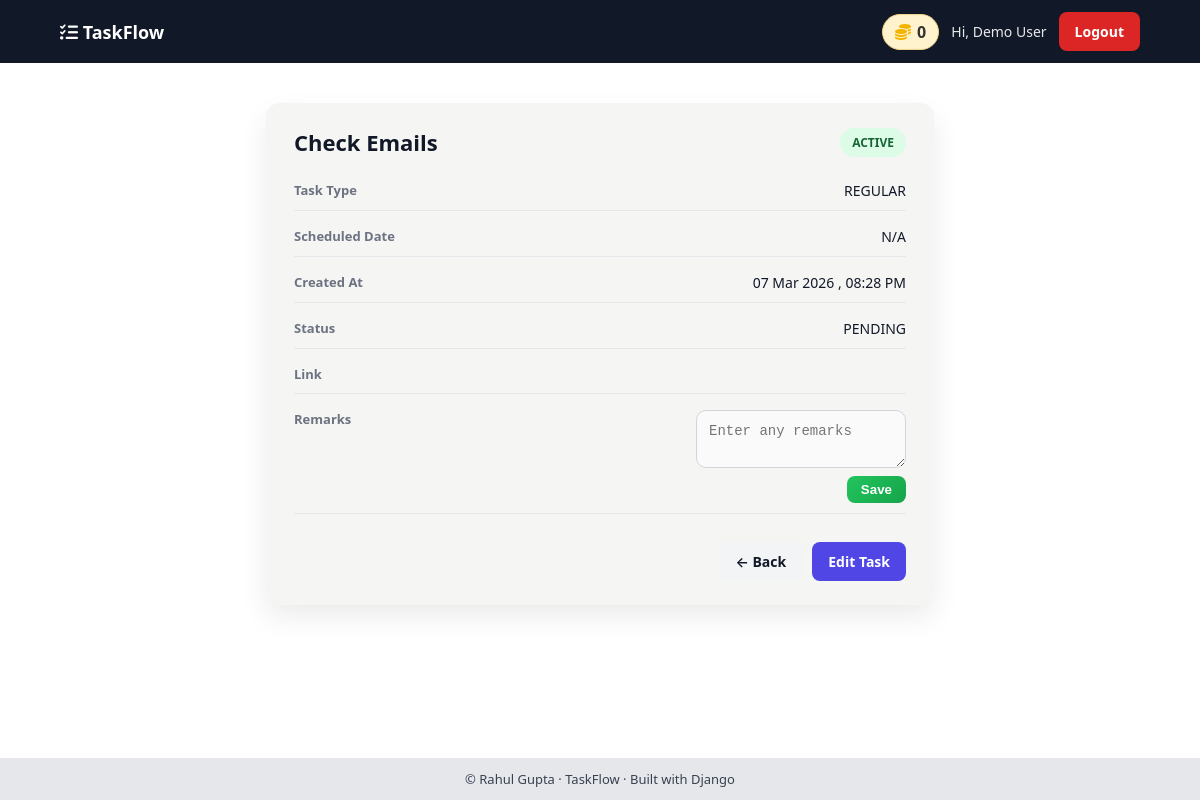
/task/details/6/?from=dashboard (signed in), run on the app's committed database.
### TODO/models.py (models this page shows, shortened)
class CoinWallet(models.Model):
    user = models.OneToOneField(settings.AUTH_USER_MODEL, on_delete=models.CASCADE)
    balance = models.PositiveIntegerField(default=0)

class TaskInstance(models.Model):
    PENDING = "PENDING"
    DONE = "DONE"
    FORWARDED = "FORWARDED"
    STATUS_CHOICES = [
        (PENDING, "Pending"),
        (DONE, "Done"),
        (FORWARDED, "Forwarded"),
    ]
    task = models.ForeignKey(Task, on_delete=models.CASCADE, related_name="instances")
    user = models.ForeignKey(
        settings.AUTH_USER_MODEL,
        on_delete=models.CASCADE,
        related_name="task_instances",
    )
    date = models.DateField()
    status = models.CharField(max_length=10, choices=STATUS_CHOICES, default=PENDING)
    created_at = models.DateTimeField(auto_now_add=True)
    is_deleted = models.BooleanField(default=False)
    deleted_at = models.DateTimeField(null=True, blank=True)
    remarks = models.TextField(blank=True, null=True, default=None)
    class Meta:
        unique_together = ("task", "date")

class Task(models.Model):
    TODAY = "TODAY"
    FUTURE = "FUTURE"
    REGULAR = "REGULAR"
    TASK_TYPE_CHOICES = [
        (TODAY, "Today"),
        (FUTURE, "Future"),
        (REGULAR, "Regular"),
    ]
    user = models.ForeignKey(
        settings.AUTH_USER_MODEL, on_delete=models.CASCADE, related_name="tasks"
    )
    title = models.CharField(max_length=255)
    task_type = models.CharField(
        max_length=10, choices=TASK_TYPE_CHOICES, default=TODAY
    )
    start_date = models.DateField(
        null=True, blank=True, help_text="Used only for future tasks"
    )
    link = models.URLField(blank=True, null=True)
    startTime = models.TimeField(blank=True, null=True)
    endTime = models.TimeField(blank=True, null=True)
    is_active = models.BooleanField(default=True)
    created_at = models.DateTimeField(auto_now_add=True)
    is_deleted = models.BooleanField(default=False)

### TODO/views.py (the view)
# urls.py: path("task/details/<int:pk>/", views.task_details_view, name="task_details"),
@login_required(login_url="user_login")
def task_details_view(request, pk):
    task = get_object_or_404(
        TaskInstance.objects.select_related("task"), id=pk, user=request.user
    )
    if request.method == "POST":
        remark = request.POST.get("remarks")
        task.remarks = remark
        task.save()
    source = request.GET.get("from")
    return render(request, "task_details.html", {"task": task, "source": source})

### TODO/templates/task_details.html (shortened to what this page needs)
{% extends "base.html" %}
{% load static %}
{% block css %}
    <link rel="stylesheet" href="{% static 'css/task_details.css' %}">
{% endblock css %}
{% block content %}
    <div class="task-detail-container">
        <div class="task-card {{ task.status | lower }}">
            <div class="task-header">
                <h2>{{ task.task.title|capfirst }}</h2>
                {% if task.is_deleted %}
                    <span class="badge deleted">Deleted</span>
                {% else %}
                    <span class="badge active">Active</span>
                {% endif %}
            </div>
            <div class="task-info">
                <div class="info-row">
                    <span class="label">Task Type</span>
                    <span class="value">
                        {% if task.task.task_type == "FUTURE" %}
                            Scheduled
                        {% else %}
                            {{ task.task.task_type }}
                        {% endif %}
                    </span>
                </div>
                <div class="info-row">
                    <span class="label">Scheduled Date</span>
                    <span class="value">
                        {% if task.task.start_date %}
                            {{ task.task.start_date|date:"d M Y" }}
                        {% else %}
                            N/A
                        {% endif %}
                    </span>
                </div>
                <div class="info-row">
                    <span class="label">Created At</span>
                    <span class="value">{{ task.task.created_at|date:"d M Y , h:i A" }}</span>
                </div>
                <div class="info-row ">
                    <span class="label">Status</span>
                    <span class="value">{{ task.status }}</span>
                </div>
                <div class="info-row ">
                    <span class="label">Link</span>
                </div>
                <div class="info-row">
                    <span class="label">Remarks</span>
                    <span class="value">
                        <form method="post" class="remarks-form">
                            <textarea name="remarks" id="remarks" placeholder="Enter any remarks">{{ task.remarks|default_if_none:"" }}</textarea>
                            {% if source == "dashboard" %}
                                <div class="remarks-actions">
                                    <button type="submit" class="save-btn">Save</button>
                                </div>
                            {% endif %}
                        </form>
                    </span>
                </div>
            </div>
            <div class="task-actions">
                <div class="right-actions">
                    <a href="{% if source %}javascript:history.back(){% else %}/{% endif %}"
                       class="btn secondary">← Back</a>
                    {% if source == "dashboard" and task.status != "DONE" %}
                        <a href="{% url 'update_task' task.task.id %}" class="btn primary">Edit Task</a>
                    {% endif %}
                </div>
            </div>
        </div>
    </div>
{% endblock content %}

### templates/base.html (shortened to what this page needs)
{% load static %}
<!DOCTYPE html>
<html lang="en">
    <head>
        <link rel="stylesheet" href="{% static 'css/base.css' %}">
        <link rel="stylesheet"
              href="https://cdnjs.cloudflare.com/ajax/libs/font-awesome/6.5.0/css/all.min.css">
        {% block css %}{% endblock %}
    </head>
    <body>
        <nav class="navbar">
            <div class="nav-inner">
                <a href="{% url 'dashboard' %}" class="logo">
                    <i class="fa-solid fa-list-check"></i> TaskFlow
                </a>
                {% if user.is_authenticated %}
                    <div class="nav-right">
                        <a href="{% url 'coins_page' %}" class="coins-box">
                            <i class="fa-solid fa-coins"></i>
                            <span>{{ user.coinwallet.balance }}</span>
                        </a>
                        <span class="username">
                            Hi, <a href="{% url 'user_profile_view' %}">{{ user.first_name|default:user.username }} {{ user.last_name }}</a>
                        </span>
                        <a href="{% url 'user_logout' %}" class="btn btn-danger">Logout</a>
                    </div>
                {% endif %}
            </div>
        </nav>
        <main class="main-wrapper">
            <div class="container">
                {% block content %}{% endblock %}
            </div>
        </main>
        <footer class="footer">
            <p>© {{ now|date:"Y" }} Rahul Gupta · TaskFlow · Built with Django</p>
        </footer>
    </body>
</html>

### static/css/base.css (style rules this page uses)
* { margin: 0; padding: 0; box-sizing: border-box; }
body { font-family: system-ui, -apple-system, BlinkMacSystemFont, sans-serif; background: #ffffff; color: #111827; min-height: 100vh; display: flex; flex-direction: column; }
.navbar { background: #111827; color: white; position: sticky; top: 0; z-index: 1000; }
.nav-inner { max-width: 1200px; width: 90%; margin: auto; padding: 12px 0; display: flex; justify-content: space-between; align-items: center; }
.logo { color: white; text-decoration: none; font-size: 18px; font-weight: 600; }
.nav-right { display: flex; align-items: center; gap: 12px; }
.username { font-size: 14px; opacity: 0.9; }
.username a { text-decoration: none; color: white; }
.btn { padding: 6px 12px; border-radius: 6px; font-size: 14px; text-decoration: none; }
.btn-danger { background: #dc2626; color: white; }
.main-wrapper { flex: 1; padding: 0px 0; }
.container { width: 95%; margin: auto; }
.footer { background: #e5e7eb; text-align: center; padding: 12px; font-size: 13px; color: #374151; }
.coins-box { display:flex; align-items:center; gap:6px; background:#fff3cd; padding:6px 12px; border-radius:20px; font-weight:600; text-decoration:none; color:#333; border:1px solid #f1d48a; }
.coins-box i { color:#f4b400; }

### TODO/static/css/task_details.css (style rules this page uses)
.task-detail-container { max-width: 700px; margin: 40px auto; padding: 0 16px; }
.task-card { background: #ffffff; border-radius: 14px; padding: 24px 28px; box-shadow: 0 12px 28px rgba(0, 0, 0, 0.08); }
.task-card.pending { background: #e8e7e56e; }
.remarks-form { display: flex; flex-direction: column; gap: 8px; }
.remarks-actions { display: flex; justify-content: flex-end; }
.remarks-form textarea { width: 100%; min-height: 50px; padding: 12px; border-radius: 10px; border: 1px solid #d1d5db; font-size: 14px; resize: vertical; background: #fafafa; }
.save-btn { background: linear-gradient(135deg, #22c55e, #16a34a); color: white; border: none; padding: 6px 14px; border-radius: 8px; font-weight: 600; cursor: pointer; width: auto; }
.right-actions { display: flex; gap: 10px; }
.task-header { display: flex; justify-content: space-between; align-items: center; margin-bottom: 24px; }
.task-header h2 { font-size: 22px; font-weight: 600; color: #111827; }
.badge { padding: 6px 12px; font-size: 12px; font-weight: 600; border-radius: 999px; text-transform: uppercase; }
.badge.active { background: #dcfce7; color: #166534; }
.task-info { display: grid; gap: 16px; }
.info-row { display: flex; justify-content: space-between; padding-bottom: 10px; border-bottom: 1px solid #e5e7eb; }
.label { font-size: 13px; font-weight: 600; color: #6b7280; }
.value { font-size: 14px; font-weight: 500; color: #111827; }
.task-actions { display: flex; justify-content: flex-end; gap: 12px; margin-top: 28px; }
.btn { padding: 10px 16px; border-radius: 8px; font-size: 14px; font-weight: 600; text-decoration: none; }
.btn.primary { background: #4f46e5; color: #ffffff; }
.btn.secondary { background: #f3f4f6; color: #111827; }

### data on the page
TaskInstance: task "Check Emails", task.task_type "REGULAR", task.created_at "07 Mar 2026 , 08:28 PM", status "PENDING"

### other printed values
{{ user.coinwallet.balance }} "0"
{{ user.first_name|default:user.username }} "Demo"
{{ user.last_name }} "User"
